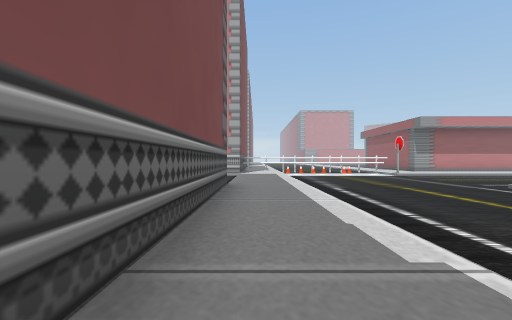
View 1 (above)

21 first-person views from a walk through a 3-D level made in the Unity game engine. The camera is 1.2 m above the floor, looks level and sees 90° across. The floor is counted in squares, 2 m on a side. Each view is taken from the middle of a square. On the plan, view 1 faces up. The plan holds only what a view shows up to about 9 squares ahead; the rest is blank. The place goes on beyond the plan. Some animated figures are not drawn.

View 2
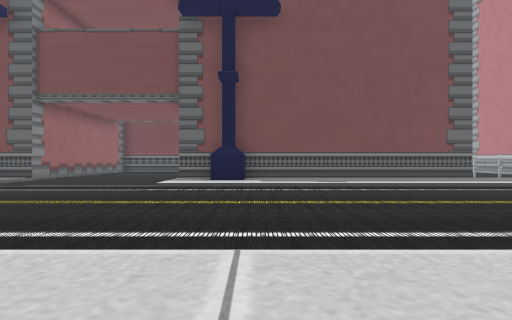

View 3
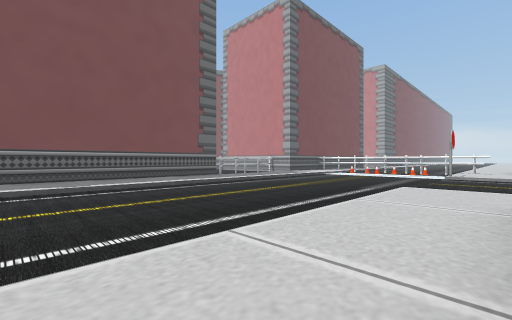

View 4
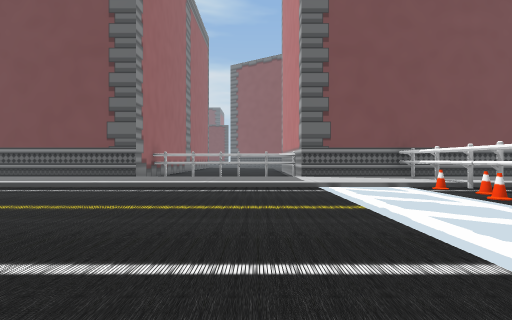

View 5
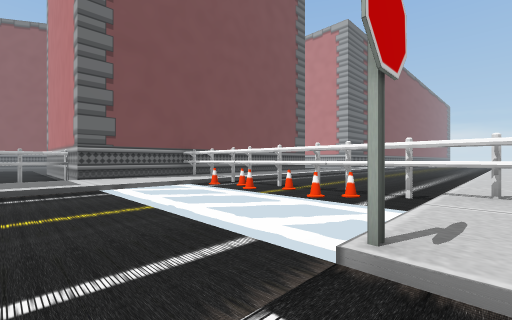

View 6
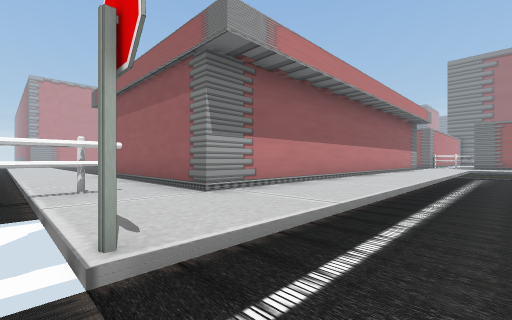

View 7
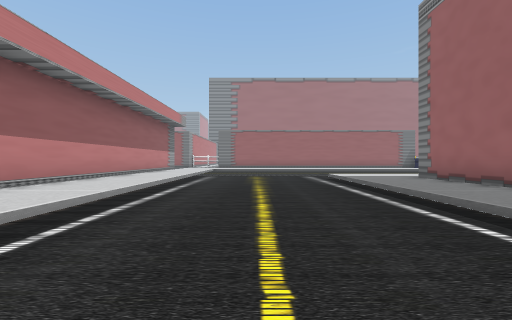

View 8
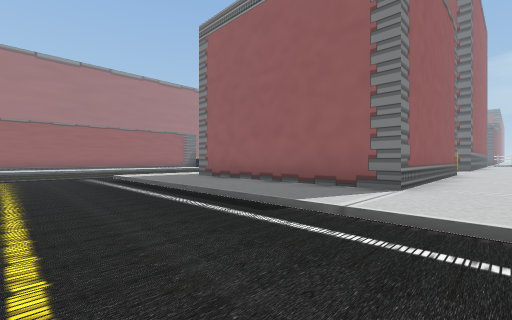

View 9
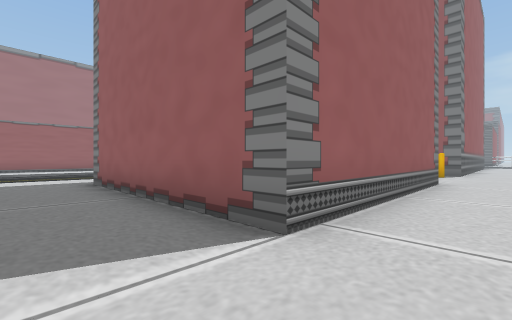

View 10
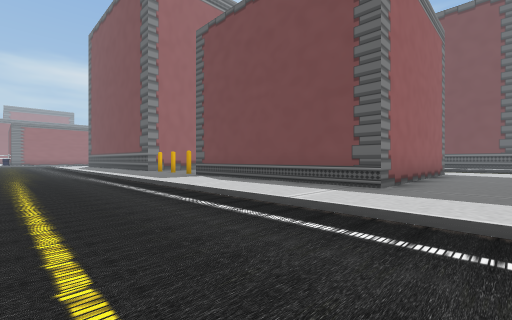

View 11
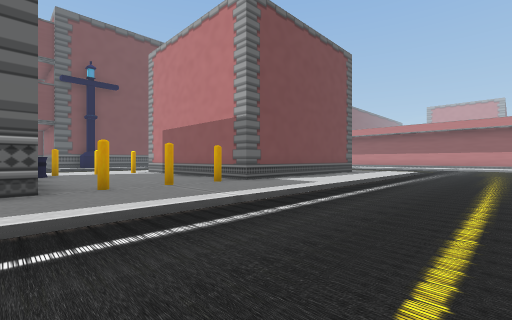

View 12
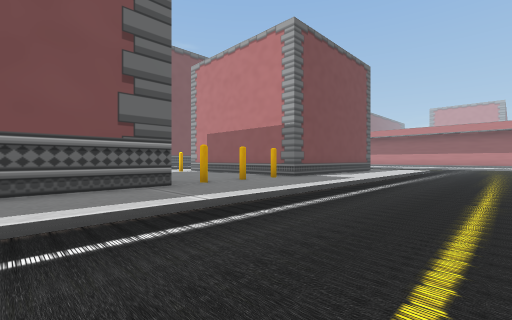

View 13
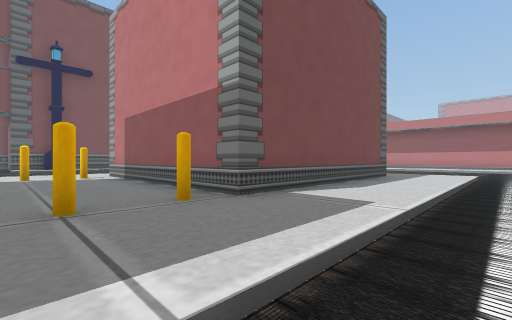

View 14
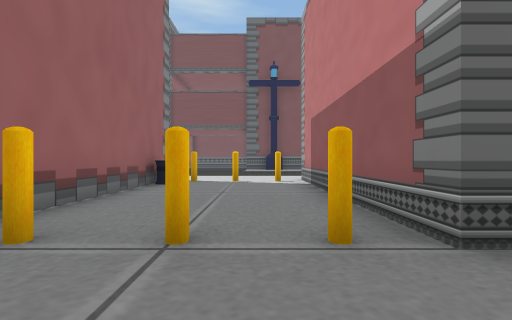

View 15
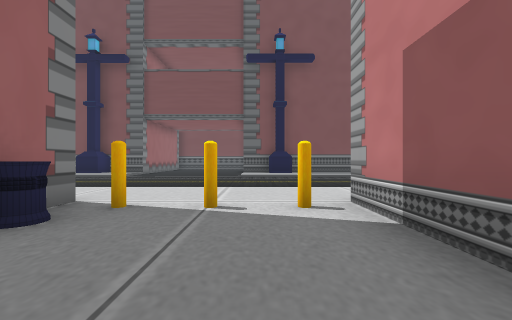

View 16
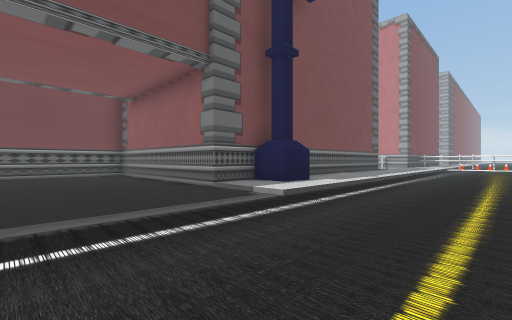

View 17
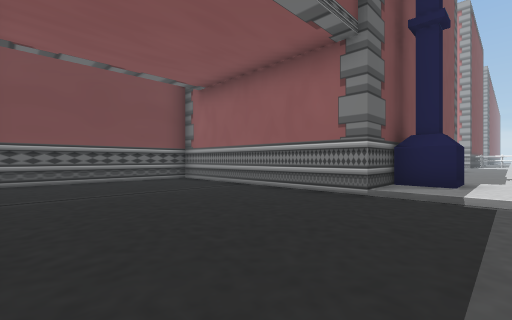

View 18
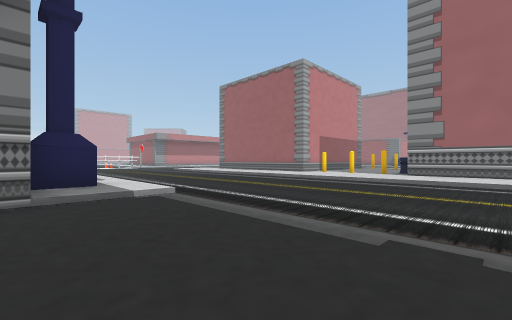

View 19
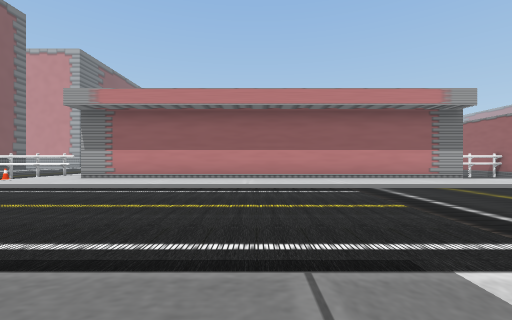

View 20
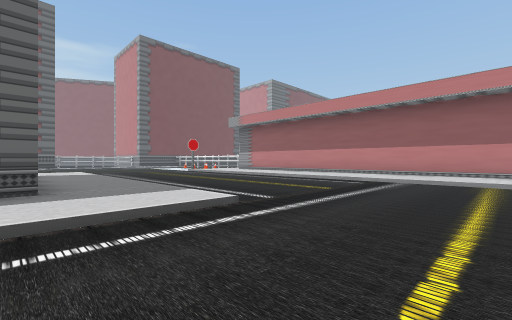

View 21
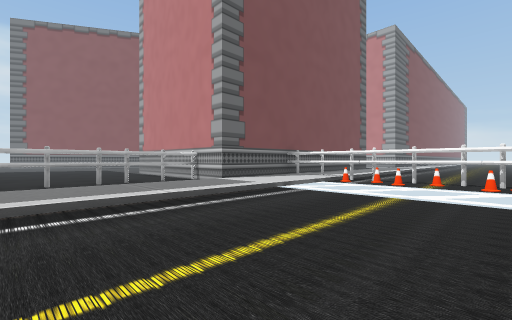

### Floor plan
Key: @ floor where view 1 was taken; # wall or solid block; . main floor; : floor 0.25 m higher than the main floor; T thing the floor can be seen under or through; S sign; P pole; B bin; O other object.
Columns run from 7 left of view 1 to 19 right of it. Each row starts with its distance up from view 1.
 22              .:
 21             ..::
 20            ...::
 19           ....::
 18       #  .....::#
 17       #::.....::#
 16       #::.....::#
 15       #::.....::#
 14       ###OOOOTT:##########
 13       #::.....:::::::::::::
 12    ####::....S:::::::::::::
 11   ...#.::..................
 10   ...T.::..................
  9  ....T.::..................
  8 .....T.::..................
  7 .....T.::..................
  6      ##::.....::::::::::...
  5       #::.....::::::::::...
  4       #::.....::######::...
  3       #::.....::#    #::...
  2       #::.....::#    #::...
  1       #::.....::#    #::...
  0       #@:.....::#    #::...
 -1       #::.....::######::...
 -2       ##:.....::P::::P::...
 -3 #######::.....::::::::::...
 -4 #.............::P::::P::...
 -5 #.............::PB:::P::...
 -6 #.............::######::...
 -7 #.............::#    #::...
 -8 #.............::#    #::...

Where each view was taken, in squares from view 1:
view 1: 0 up, 0 right, facing up
view 2: 1 down, 8 right, facing left
view 3: 0 up, 8 right, facing up-left
view 4: 10 up, 7 right, facing left
view 5: 10 up, 7 right, facing up-left
view 6: 10 up, 6 right, facing up-right
view 7: 9 up, 7 right, facing right
view 8: 9 up, 7 right, facing down-right
view 9: 6 up, 7 right, facing down-right
view 10: 6 up, 19 right, facing down-left
view 11: 6 down, 19 right, facing up-left
view 12: 8 down, 19 right, facing up-left
view 13: 4 down, 17 right, facing up-left
view 14: 3 down, 16 right, facing left
view 15: 3 down, 12 right, facing left
view 16: 7 down, 4 right, facing up-left
view 17: 8 down, 1 right, facing up-left
view 18: 8 down, 1 left, facing up-right
view 19: 5 up, 14 right, facing up
view 20: 4 up, 19 right, facing up-left
view 21: 7 up, 5 right, facing up-left
